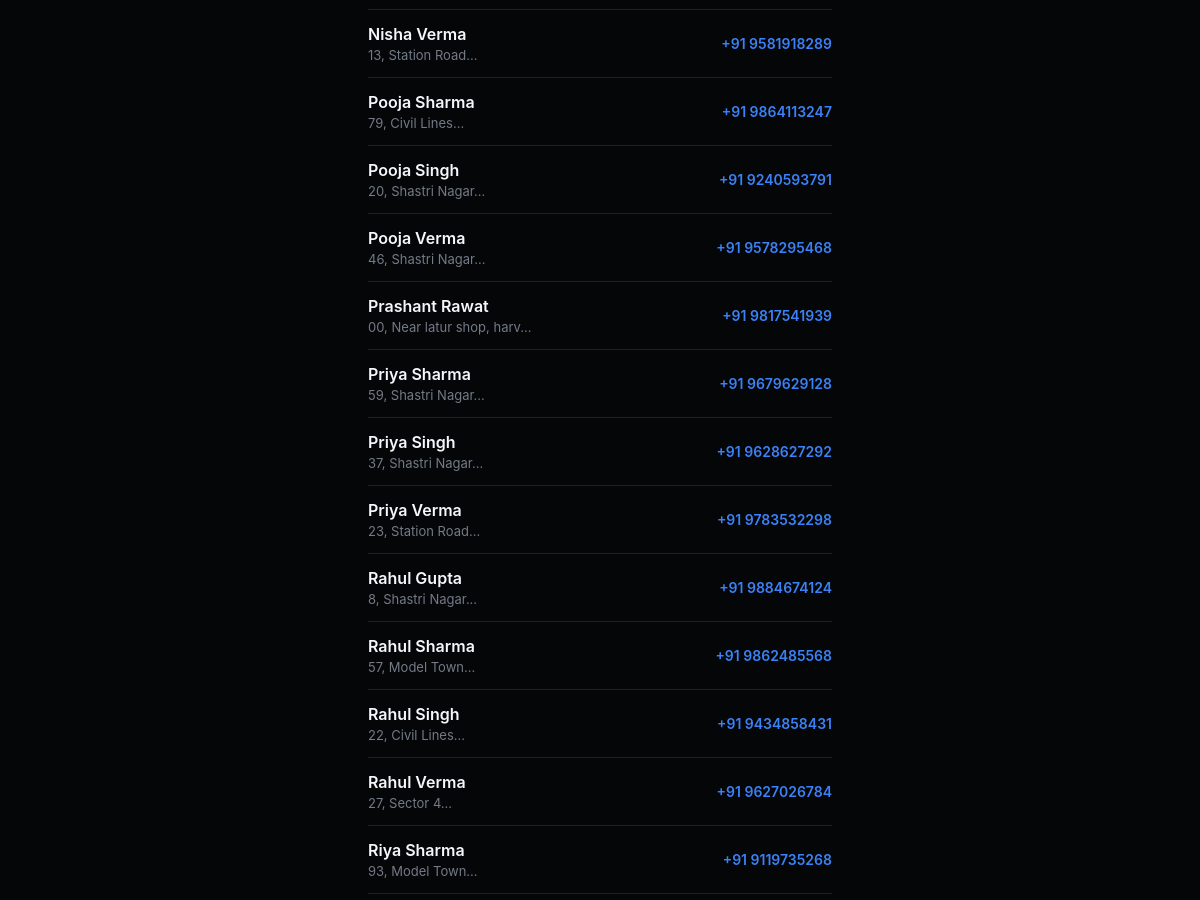
The page /members (signed in, middle part) on the database as committed earlier.
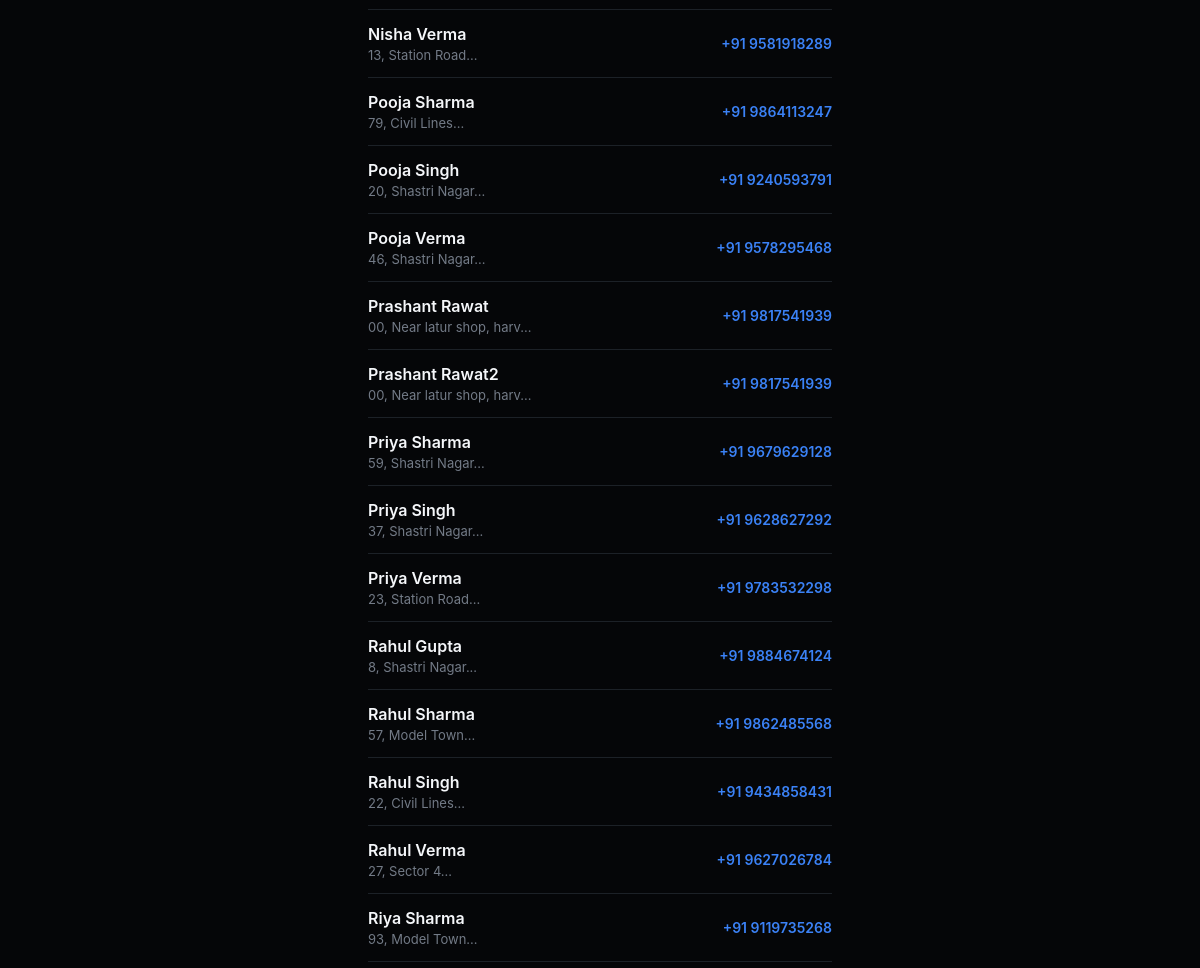
The same page on the database as committed later.
### models.py (models this page shows, shortened)
class Member(db.Model):
    __tablename__ = "member"
    id = db.Column(db.Integer, primary_key=True)
    owner_id = db.Column(
        db.Integer,
        db.ForeignKey("gym_owner.id"),
        nullable=False,
        index=True
    )
    name = db.Column(db.String(100), nullable=False)
    address = db.Column(db.String(150), nullable=False)
    phone = db.Column(db.String(15), nullable=False)
    join_date = db.Column(db.Date, nullable=False)
    notes = db.Column(db.Text)
    membership_active = db.Column(db.Boolean, default=True, nullable=False)
    deactivated_on = db.Column(db.Date, nullable=True)
    current_plan_id = db.Column(
        db.Integer,
        db.ForeignKey("membership_plan.id")
    )
    current_plan = db.relationship("MembershipPlan", foreign_keys=[current_plan_id])
    membership_start = db.Column(db.Date)
    membership_expiry = db.Column(db.Date)
    memberships = db.relationship(
        "Membership",
        backref="member",
        lazy=True,
        cascade="all, delete-orphan"
    )
    attendance = db.relationship(
        "Attendance",
        backref="member",
        lazy=True,
        cascade="all, delete-orphan"
    )
    __table_args__ = (
        db.UniqueConstraint(
            "owner_id",
            "name",
            name="uq_owner_member_name"
        ),
    )

### routes/members.py (the view)
@members_bp.route("/members")
@login_required
def members():
    members = Member.query.filter_by(owner_id=current_user.id).order_by(
        Member.membership_active.desc(),
        Member.name
    ).all()
    return render_template("members.html", members=members, active_page="members")

### templates/members.html (shortened to what this page needs)
{% extends "components/base.html" %}
{% block head%}
<link rel="stylesheet" href="{{ url_for('static', filename='css/members.css') }}">
{% endblock %}
{% block body %}
    {% for member in members %}
    <a href="{{ url_for('members.member_details', member_id=member.id) }}" class="member {% if not member.membership_active %}inactive{% endif %}">
      <div class="member-info">
        <div class="name">{{member.name}}</div>
        <div class="address">
          {{member.address[:25]}}...
        </div>
      </div>
      <div class="phone">
        +91 {{member.phone}}
      </div>
    </a>
    {% endfor %}
   {% endblock %}

Rows that differ between the two databases and show on the page:
added Member: name "Prashant Rawat2", address "00, Near latur shop, harv", phone "9817541939"
